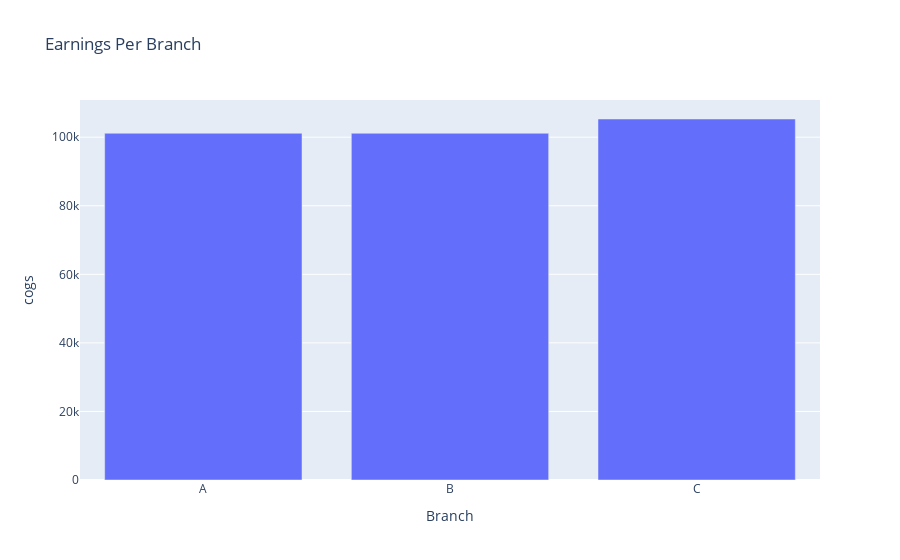

Here is the notebook cell this chart was saved with:
### Code cell
pt.bar(branch_total_earnings,x='Branch',y='cogs',title='Earnings Per Branch')

### Figure 1 — Plotly figure (JSON) as saved in the notebook; plotly's stock layout.template omitted (floating-point values rounded to 4 significant figures)
{"data": [{"alignmentgroup": "True", "hovertemplate": "Branch=%{x}<br>cogs=%{y}<extra></extra>", "legendgroup": "", "marker": {"color": "#636efa", "pattern": {"shape": ""}}, "name": "", "offsetgroup": "", "orientation": "v", "showlegend": false, "textposition": "auto", "type": "bar", "x": ["A", "B", "C"], "xaxis": "x", "y": [101100.0, 101100.0, 105300.0], "yaxis": "y"}], "layout": {"barmode": "relative", "legend": {"tracegroupgap": 0}, "title": {"text": "Earnings Per Branch"}, "xaxis": {"anchor": "y", "domain": [0, 1], "title": {"text": "Branch"}}, "yaxis": {"anchor": "x", "domain": [0, 1], "title": {"text": "cogs"}}}}
